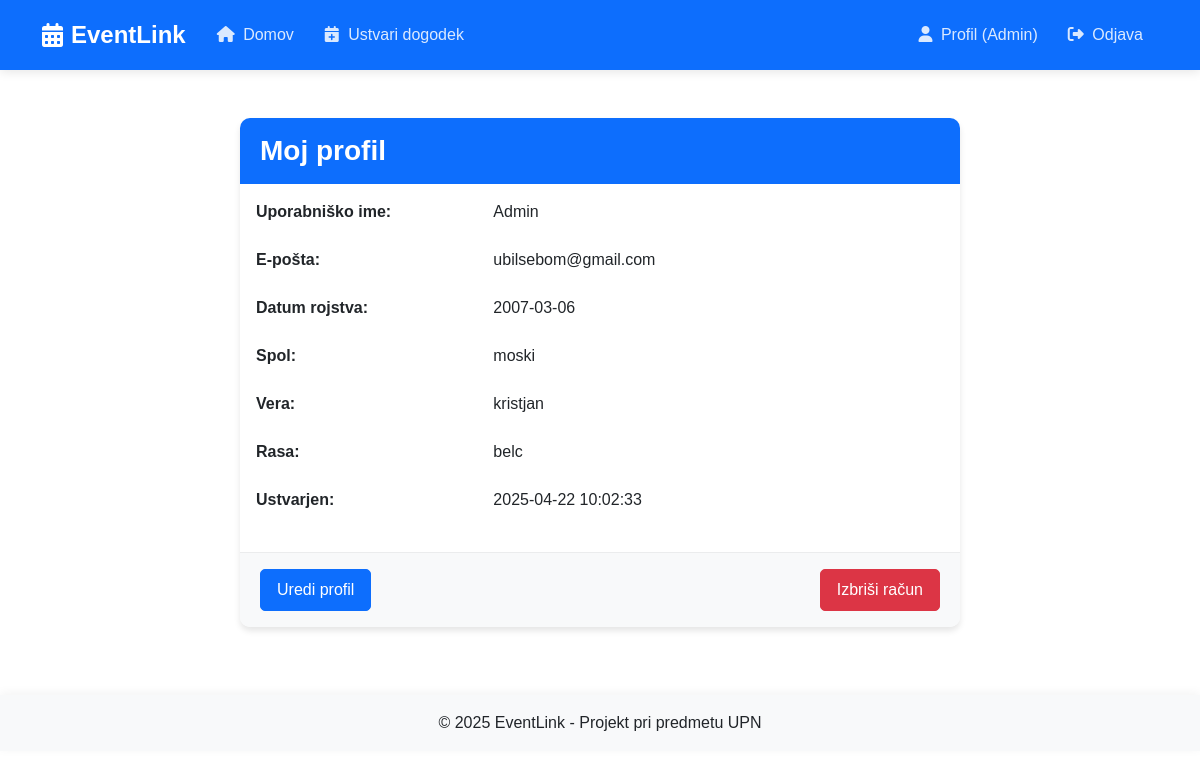
The page /profile (signed in) on the database as committed earlier.
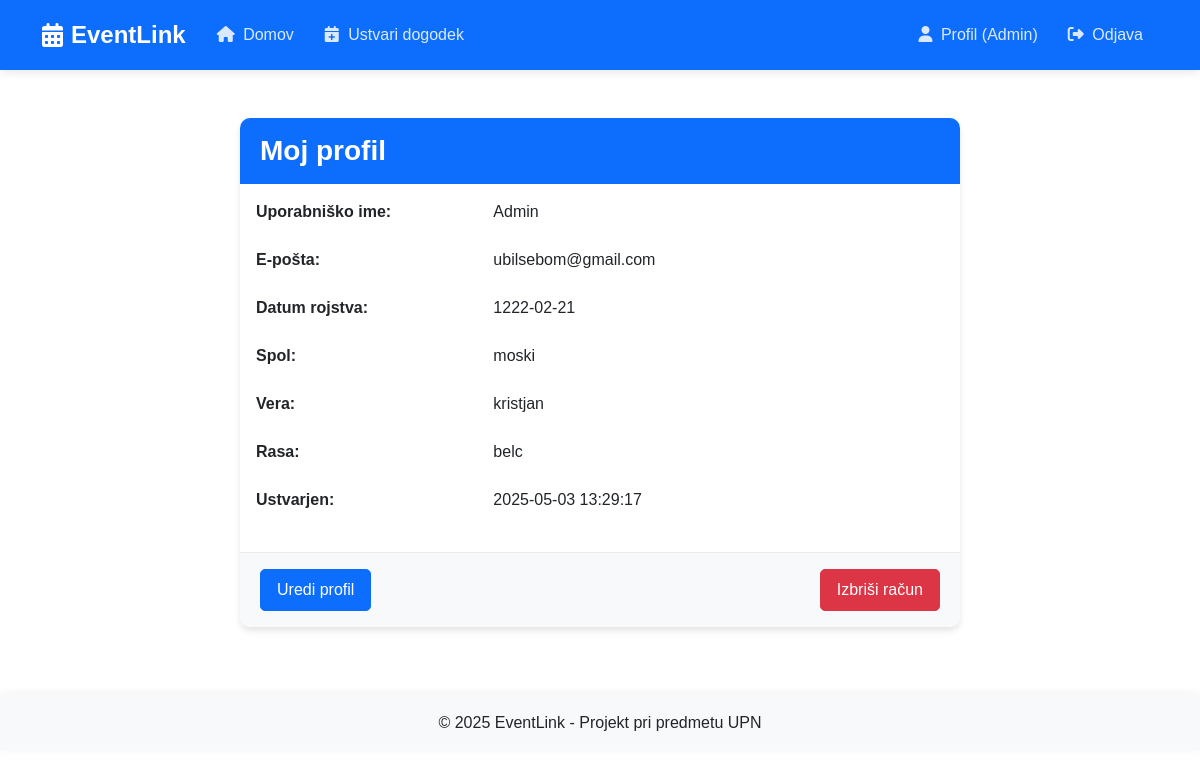
The same page on the database as committed later.
### tables this page shows
CREATE TABLE users (
        id INTEGER PRIMARY KEY AUTOINCREMENT,
        username TEXT NOT NULL,
        email TEXT UNIQUE NOT NULL,
        password TEXT NOT NULL,
        gender TEXT NOT NULL,
        religion TEXT NOT NULL,
        race TEXT NOT NULL,
        date_of_birth TEXT NOT NULL,
        created_at TEXT NOT NULL
    );

### app.py (the view)
@app.route('/profile', methods=['GET'])
def profile():
    if 'user_id' not in session:
        flash('Za dostop do profila se morate prijaviti!', 'danger')
        return redirect(url_for('login'))
    user_id = session['user_id']
    db = get_db()
    cursor = db.execute('SELECT * FROM users WHERE id = ?', (user_id,))
    user = cursor.fetchone()
    return render_template('profile.html', user=user)

### app.py (called while the page is built)
def get_db():
    db = getattr(g, '_database', None)
    if db is None:
        db = g._database = sqlite3.connect(DATABASE)
        db.row_factory = sqlite3.Row  # da lahko dostopamo do stolpcev po imenih
    return db

@app.teardown_appcontext
def close_connection(exception):
    db = getattr(g, '_database', None)
    if db is not None:
        db.close()

### templates/profile.html (shortened to what this page needs)
{% extends 'base.html' %}
{% block content %}
<div class="container mt-5">
    <div class="row justify-content-center">
        <div class="col-md-8">
            <div class="card">
                <div class="card-header bg-primary text-white">
                    <h3 class="mb-0 nasl">Moj profil</h3>
                </div>
                <div class="card-body">
                    <div class="row mb-4">
                        <div class="col-md-4 fw-bold">Uporabniško ime:</div>
                        <div class="col-md-8">{{ user['username'] }}</div>
                    </div>
                    <div class="row mb-4">
                        <div class="col-md-4 fw-bold">E-pošta:</div>
                        <div class="col-md-8">{{ user['email'] }}</div>
                    </div>
                    <div class="row mb-4">
                        <div class="col-md-4 fw-bold">Datum rojstva:</div>
                        <div class="col-md-8">{{ user['date_of_birth'] }}</div>
                    </div>
                    <div class="row mb-4">
                        <div class="col-md-4 fw-bold">Spol:</div>
                        <div class="col-md-8">{{ user['gender'] }}</div>
                    </div>
                    <div class="row mb-4">
                        <div class="col-md-4 fw-bold">Vera:</div>
                        <div class="col-md-8">{{ user['religion'] }}</div>
                    </div>
                    <div class="row mb-4">
                        <div class="col-md-4 fw-bold">Rasa:</div>
                        <div class="col-md-8">{{ user['race'] }}</div>
                    </div>
                    <div class="row mb-4">
                        <div class="col-md-4 fw-bold">Ustvarjen:</div>
                        <div class="col-md-8">{{ user['created_at'] }}</div>
                    </div>
                </div>
                <div class="card-footer">
                    <div class="d-flex justify-content-between">
                        <a href="{{ url_for('edit_profile') }}" class="btn btn-primary">Uredi profil</a>
                        <button type="button" class="btn btn-danger" data-bs-toggle="modal" data-bs-target="#deleteAccountModal">
                            Izbriši račun
                        </button>
                    </div>
                </div>
            </div>
        </div>
    </div>
</div>
{% endblock %}

### templates/base.html (shortened to what this page needs)
<!DOCTYPE html>
<html lang="sl">
<head>
    <link href="https://cdn.jsdelivr.net/npm/bootstrap@5.3.0-alpha1/dist/css/bootstrap.min.css" rel="stylesheet">
    <link rel="stylesheet" href="https://cdnjs.cloudflare.com/ajax/libs/font-awesome/6.4.0/css/all.min.css">
    <link rel="stylesheet" href="https://cdnjs.cloudflare.com/ajax/libs/animate.css/4.1.1/animate.min.css">
    <link rel="stylesheet" href="{{ url_for('static', filename='css/style.css') }}">
</head>
<body>
    <nav class="navbar navbar-expand-lg navbar-dark bg-primary sticky-top">
        <div class="container">
            <a class="navbar-brand d-flex align-items-center" href="{{ url_for('home') }}">
                <i class="fas fa-calendar-alt me-2"></i>
                <span>EventLink</span>
            </a>
            <div class="collapse navbar-collapse" id="navbarNav">
                <ul class="navbar-nav me-auto">
                    <li class="nav-item">
                        <a class="nav-link" href="{{ url_for('home') }}">
                            <i class="fas fa-home me-1"></i> Domov
                        </a>
                    </li>
                    {% if 'user_id' in session %}
                    <li class="nav-item">
                        <a class="nav-link" href="{{ url_for('create_event') }}">
                            <i class="fas fa-calendar-plus me-1"></i> Ustvari dogodek
                        </a>
                    </li>
                    {% endif %}
                </ul>
                <ul class="navbar-nav ms-auto">
                    {% if 'user_id' in session %}
                        <li class="nav-item">
                            <a class="nav-link" href="{{ url_for('profile') }}">
                                <i class="fas fa-user me-1"></i> Profil ({{ session['username'] }})
                            </a>
                        </li>
                        <li class="nav-item">
                            <a class="nav-link" href="{{ url_for('logout') }}">
                                <i class="fas fa-sign-out-alt me-1"></i> Odjava
                            </a>
                        </li>
                    {% endif %}
                </ul>
            </div>
        </div>
    </nav>
    <div class="container mt-4">
        {% block content %}{% endblock %}
    </div>
    <footer class="mt-5 py-3 bg-light text-center">
        <div class="container">
            <p class="mb-0">&copy; 2025 EventLink - Projekt pri predmetu UPN</p>
        </div>
    </footer>
</body>
</html>

### static/css/style.css (style rules this page uses)
body { font-family: 'Arial', sans-serif; padding-bottom: 50px; transition: background-color 0.5s ease; }
.nasl { color:white; }
.card { transition: transform 0.3s ease, box-shadow 0.3s ease; border-radius: 10px; box-shadow: 0 4px 6px rgba(0, 0, 0, 0.1); overflow: hidden; border: none; margin-bottom: 20px; }
.card-header { border-bottom: none; padding: 1rem 1.25rem; }
.card-footer { background-color: #f8f9fa; border-top: 1px solid rgba(0, 0, 0, 0.05); padding: 1rem 1.25rem; }
.btn { border-radius: 5px; transition: all 0.3s ease; padding: 8px 16px; font-weight: 500; }
.btn-primary { background-color: #0d6efd; border-color: #0d6efd; }
.btn-danger { background-color: #dc3545; border-color: #dc3545; }
.navbar { box-shadow: 0 2px 10px rgba(0, 0, 0, 0.1); padding: 12px 0; }
.navbar-brand { font-weight: 700; font-size: 1.5rem; }
.navbar-dark .navbar-nav .nav-link { color: rgba(255, 255, 255, 0.85); padding: 8px 15px; font-weight: 500; transition: all 0.3s ease; }
footer { position: relative; margin-top: 3rem; width: 100%; box-shadow: 0 -2px 10px rgba(0, 0, 0, 0.05); }
h1, h2, h3, h4, h5, h6 { margin-bottom: 1.5rem; color: #343a40; font-weight: 700; }

Rows that differ between the two databases and show on the page:
changed users "Admin": date_of_birth "2007-03-06" → "1222-02-21"; created_at "2025-04-22 10:02:33" → "2025-05-03 13:29:17"
